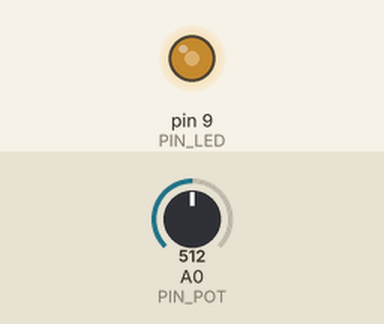
This sketch was run on a simulated Arduino Uno, built with avr-gcc and run on an emulated ATmega328P. Shown: output pins drawn as LEDs (lit = HIGH). The inputs (shaded band) are chosen by the test bench; at power-on: A0 (PIN_POT) = 512.

Above: at 1.2 s.
1.3 s: A0 (PIN_POT) set to 716
At 2.0 s:
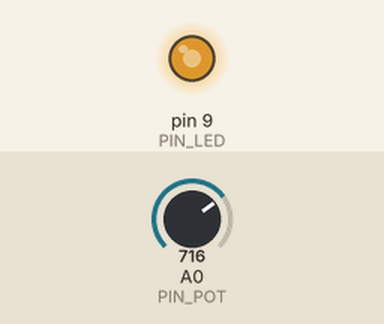
2.8 s: A0 (PIN_POT) set to 900
At 3.1 s:
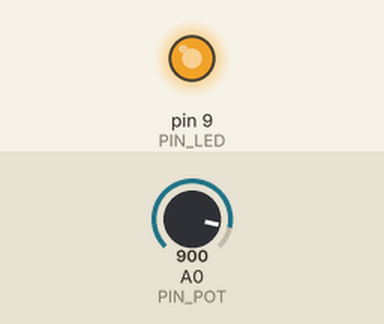
4.3 s: A0 (PIN_POT) set to 122
At 5.5 s:
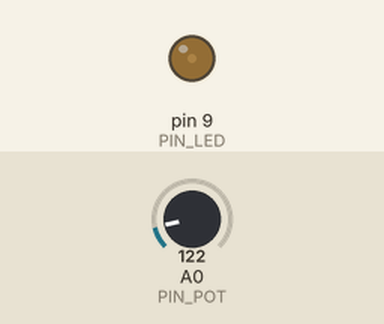
5.8 s: A0 (PIN_POT) set to 0
At 6.6 s:
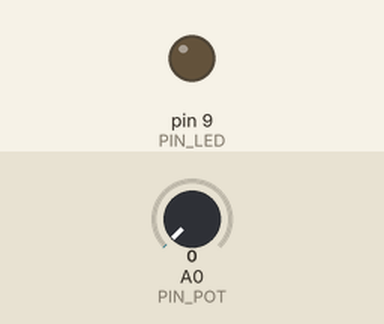
7.3 s: A0 (PIN_POT) set to 511
At 7.8 s:
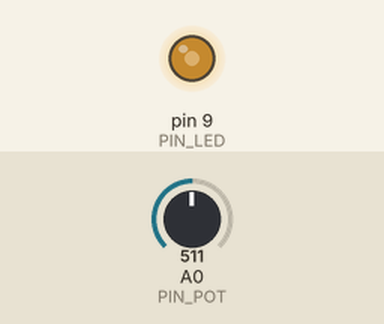
Timing chart, 0 to 9.8 s (numbered marks = the images above; inputs shaded):
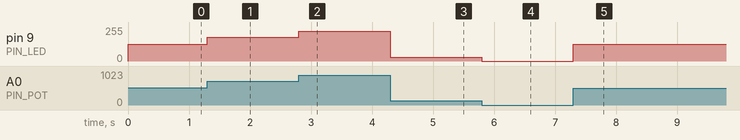

The sketch:

potenciometro_intensidadeluz.ino
```cpp
/*
 * Descrição: Exemplo de como utilizar potenciômetro linear para controlar a intensidade do LED.
 * Autor: Eros Vitor Bornatowski
 * Data: 21/07/2022
 */

#define PIN_POT A0
#define PIN_LED 9

int valuePOT = 0;
int brightnessLED = 0;

void setup()
{
  pinMode(PIN_POT, INPUT);
  pinMode(PIN_LED, OUTPUT);
}

void loop()
{
  valuePOT = analogRead(PIN_POT);

  // A função map() transforma uma escala de 0-1023 em uma escala 0 a 255
  // 0 a 255 é o valor que pode ser escrito numa porta PWM (~)
  brightnessLED = map(valuePOT, 0, 1023, 0, 255);

  analogWrite(PIN_LED, brightnessLED);
}
```

Measured:
- after the input at 1.3 s, pin 9 (PIN_LED): 127/255 → 178/255 at once
- after the input at 2.8 s, pin 9 (PIN_LED): 178/255 → 224/255 at once
- after the input at 4.3 s, pin 9 (PIN_LED): 224/255 → 30/255 at once
- after the input at 5.8 s, pin 9 (PIN_LED): 30/255 → 0/255 at once
- after the input at 7.3 s, pin 9 (PIN_LED): 0/255 → 127/255 at once
